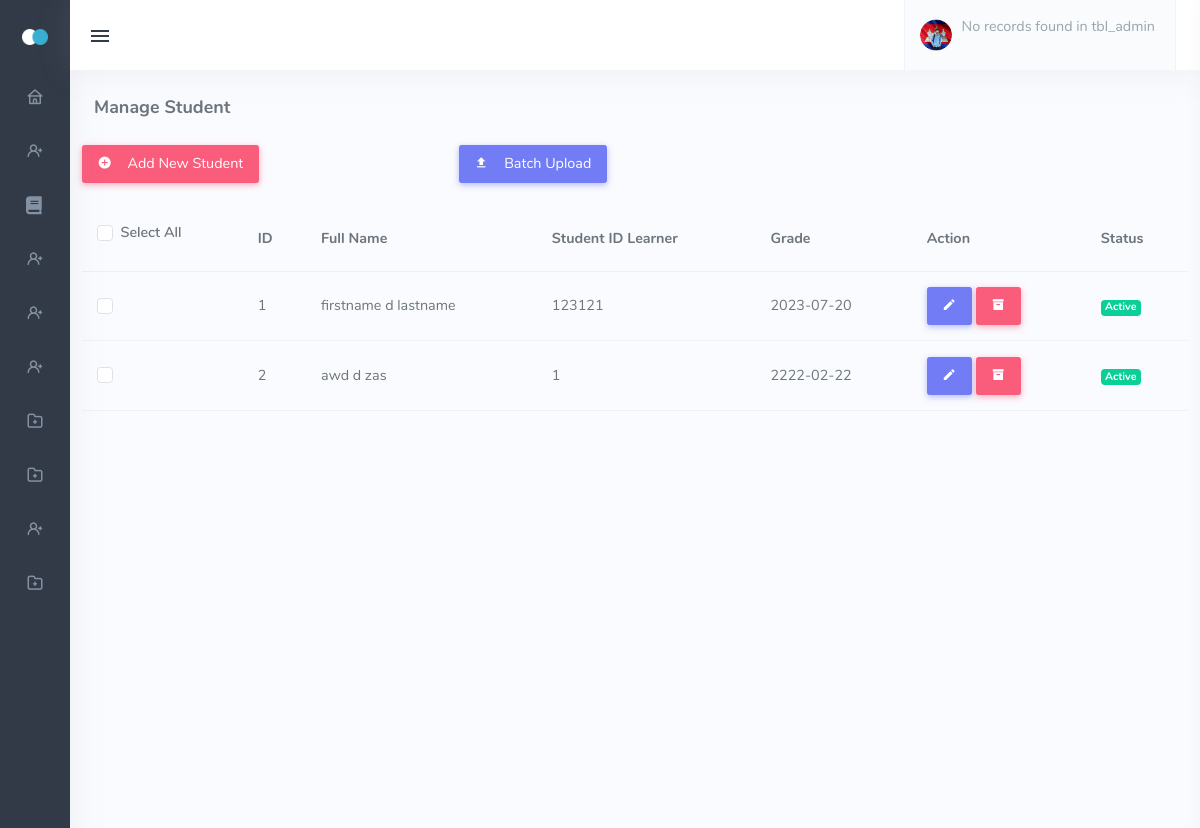
Page /admin_student.php (signed in) on the committed database.
### tables this page shows
CREATE TABLE `tbl_learner` (
  `learner_id` int(11) NOT NULL,
  `lrn` int(11) NOT NULL,
  `user_id` int(11) NOT NULL,
  `guardian_info_id` int(11) NOT NULL,
  `guardian_contact_id` int(11) NOT NULL,
  `address_id` int(11) NOT NULL,
  `level_id` int(11) NOT NULL,
  `status_id` int(11) NOT NULL,
  `account_id` int(11) NOT NULL,
  `usercredentials_id` int(11) NOT NULL
);

CREATE TABLE `tbl_userinfo` (
  `user_id` int(11) NOT NULL,
  `firstname` varchar(244) NOT NULL,
  `middlename` varchar(244) NOT NULL,
  `lastname` varchar(244) NOT NULL,
  `birthday` date NOT NULL,
  `gender` varchar(244) NOT NULL
);

CREATE TABLE `tbl_learner_id` (
  `learner_id` int(11) NOT NULL,
  `lrn` int(11) NOT NULL
);

### admin_student.php (the view, shortened to what this page needs)
<!DOCTYPE html>
<html lang="en" class="menuitem-active"><head>
    <link href="assets/css/icons.min.css" rel="stylesheet" type="text/css">
    <link href="assets/css/app.min.css" rel="stylesheet" type="text/css" id="light-style">
    <link href="assets/css/app-dark.min.css" rel="stylesheet" type="text/css" id="dark-style" disabled="disabled">
    <link rel="stylesheet" href="https://cdnjs.cloudflare.com/ajax/libs/font-awesome/5.15.3/css/all.min.css">
    <link href="assets/css/vendor/quill.core.css" rel="stylesheet" type="text/css" />
    <link href="assets/css/vendor/quill.snow.css" rel="stylesheet" type="text/css" />
</head>
<body class="show" data-layout-config="{&quot;leftSideBarTheme&quot;:&quot;dark&quot;,&quot;layoutBoxed&quot;:false, &quot;leftSidebarCondensed&quot;:false, &quot;leftSidebarScrollable&quot;:false,&quot;darkMode&quot;:false, &quot;showRightSidebarOnStart&quot;: true}" data-leftbar-theme="dark" data-leftbar-compact-mode="condensed" style="visibility: visible;">
    <div class="wrapper">
        <div class="leftside-menu menuitem-active">
            <a href="index.html" class="logo text-center logo-light">
                <span class="logo-sm">
                    <img src="assets/images/logo_sm.png" alt="" height="16">
                </span>
            </a>
            <div class="h-100 show" id="leftside-menu-container" data-simplebar="init"><div class="simplebar-wrapper" style="margin: 0px;"><div class="simplebar-height-auto-observer-wrapper"><div class="simplebar-height-auto-observer"></div></div><div class="simplebar-mask"><div class="simplebar-offset" style="right: 0px; bottom: 0px;"><div class="simplebar-content-wrapper" style="height: 100%; overflow: hidden;"><div class="simplebar-content" style="padding: 0px;">
                <ul class="side-nav">
<li class="side-nav-item">
    <a href="admin_dashboard.php" class="side-nav-link">
        <i class="uil-home"></i>
    </a>
</li>
<li class="side-nav-item">
    <a data-bs-toggle="collapse" href="#sidebarDashboards" aria-expanded="false"
        aria-controls="sidebarDashboards" class="side-nav-link collapsed">
        <i class="uil-user-plus"></i>
    </a>
</li>
<li class="side-nav-item">
    <a href="admin_manage_lesson.php" class="side-nav-link">
        <i class="fa fa-book"></i>
    </a>
</li>
<li class="side-nav-item">
    <a data-bs-toggle="collapse" href="#sidebarDashboardsLessons"
        aria-expanded="false" aria-controls="sidebarDashboards"
        class="side-nav-link collapsed">
        <i class="uil-user-plus"></i>
    </a>
</li>
<li class="side-nav-item">
    <a data-bs-toggle="collapse" href="#sidebarquiz"
        aria-expanded="false" aria-controls="sidebarquiz"
        class="side-nav-link collapsed">
        <i class="uil-user-plus"></i>
    </a>
</li>
<li class="side-nav-item">
    <a href="admin_assign_lesson_to_teacher.php " class="side-nav-link">
        <i class="uil-user-plus"></i>
    </a>
</li>
<li class="side-nav-item">
    <a data-bs-toggle="collapse" href="#sidebarclass" aria-expanded="false"
        aria-controls="sidebarclass" class="side-nav-link">
        <i class="uil-folder-plus"></i>
    </a>
</li>
<li class="side-nav-item">
    <a data-bs-toggle="collapse" href="#sidebarArea" aria-expanded="false"
        aria-controls="sidebarArea" class="side-nav-link">
        <i class="uil-folder-plus"></i>
    </a>
</li>
<li class="side-nav-item">
    <a href="#" class="side-nav-link">
        <i class="uil-user-plus"></i>
    </a>
</li>
<li class="side-nav-item">
    <a data-bs-toggle="collapse" href="#sidebarEmail" aria-expanded="false"
        aria-controls="sidebarEmail" class="side-nav-link">
        <i class="uil-folder-plus"></i>
    </a>
</li>
</ul>
            </div></div></div></div><div class="simplebar-placeholder" style="width: 70px; height: 1150px;"></div></div></div>
        </div>
        <div class="content-page">
            <div class="content">
                    <div class="navbar-custom">
                    <ul class="list-unstyled topbar-menu float-end mb-0">
                        <li class="dropdown notification-list">
                            <a class="nav-link dropdown-toggle nav-user arrow-none me-0" data-bs-toggle="dropdown"
                                href="#" role="button" aria-haspopup="false" aria-expanded="false">
                                <span class="account-user-avatar">
                                    <img src="assets/images/users/avatar-1.jpg" alt="user-image" class="rounded-circle">
                                </span>
                                <span>
                                    <?php
                                    include 'dbcon.php';
                                    if (isset($_SESSION['user_id'])) {
                                        $user_id = $_SESSION['user_id'];
                                        $sql = "SELECT tbl_userinfo.user_id, tbl_userinfo.firstname, tbl_userinfo.middlename, tbl_userinfo.lastname, tbl_user_level.level
                                                    FROM tbl_admin
                                                    JOIN tbl_userinfo ON tbl_admin.user_id = tbl_userinfo.user_id
                                                    JOIN tbl_user_level ON tbl_admin.level_id = tbl_user_level.level_id
                                                    WHERE tbl_user_level.level = 'ADMIN' AND tbl_userinfo.user_id = '$user_id'
                                                    LIMIT 1;";
                                        $result = mysqli_query($conn, $sql);
                                        if ($result && mysqli_num_rows($result) > 0) {
                                            $row = mysqli_fetch_assoc($result);
                                            ?>
                                            <span class="account-user-name"><?php echo $row['firstname'] . ' ' . $row['lastname'] . ' ' . $row['lastname']; ?></span>
                                            <span class="account-position"><?php echo $row['level']; ?></span>
                                            <?php
                                        } else {
                                            echo "No records found in tbl_admin";
                                        }
                                    } else {
                                        echo "No user ID provided";
                                    }
                                    ?>
                                </span>
                            </a>
                        </li>
                    </ul>
                    <button class="button-menu-mobile open-left">
                        <i class="mdi mdi-menu"></i>
                    </button>
                </div>
                 <div class="container-fluid">
                    <div class="row">
                        <div class="col-12">
                            <div class="page-title-box">
                                <h4 class="page-title">Manage Student</h4>
                            </div>
                        </div>
                    </div>
                </div>
            </div>
            <table id="basic-datatable" class="table table-centered mb-0">
  <div class="row mb-2">
    <div class="col-sm-4">
        <a href="admin_add_Student_acc.php" class="btn btn-danger mb-2"><i class="mdi mdi-plus-circle me-2"></i> Add New Student</a>
    </div>
    <div class="col-sm-4">
        <a href="#" class="btn btn-primary mb-2" data-bs-toggle="modal" data-bs-target="#batchUploadModal"><i class="mdi mdi-upload me-2"></i> Batch Upload</a>
    </div>
</div>
                <thead>
                    <tr>
                        <th class="">
                            <div class="form-check form-checkbox-success mb-2">
                                <input type="checkbox" class="form-check-input" id="customCheckAll">
                                <label class="form-check-label" for="customCheckAll">Select All</label>
                            </div>
                        </th>
                        <th>ID</th>
                        <th>Full Name</th>
                        <th>Student ID Learner</th>
                        <th>Grade</th>
                        <th>Action</th>
                        <th>Status</th>
                    </tr>
                </thead>
                <tbody>
                <?php
                include "dbcon.php";
                $sql = "SELECT tbl_userinfo.user_id, tbl_learner.learner_id, tbl_learner.level_id, tbl_user_level.level, tbl_userinfo.firstname,
                            tbl_userinfo.middlename, tbl_userinfo.lastname, tbl_userinfo.birthday, tbl_user_status.status,
                            tbl_learner_id.lrn
                        FROM tbl_learner
                        JOIN tbl_user_level ON tbl_learner.level_id = tbl_user_level.level_id
                        JOIN tbl_userinfo ON tbl_learner.user_id = tbl_userinfo.user_id
                        JOIN tbl_learner_id ON tbl_learner.learner_id = tbl_learner_id.learner_id
                        JOIN tbl_user_status ON tbl_learner.status_id = tbl_user_status.status_id
                        WHERE tbl_user_level.level = 'LEARNER' AND tbl_user_status.status = 1";
                $result = mysqli_query($conn, $sql);
                if ($result && mysqli_num_rows($result) > 0) {
                    while ($row = mysqli_fetch_assoc($result)) {
                        ?>
                        <tr>
                            <td>
                                <div class="form-check form-checkbox-success">
                                    <input type="checkbox" class="form-check-input customCheckbox" id="customCheckcolor2">
                                </div>
                            </td>
                            <td><?php echo $row['learner_id']; ?></td>
                            <td><?php echo $row['firstname'] . ' ' . $row['middlename'] . ' ' . $row['lastname']; ?></td>
                            <td><?php echo $row['lrn']; ?></td>
                            <td><?php echo $row['birthday']; ?></td>
                            <td>
                            <a href="admin_edit_student_acc.php?user_id=<?php echo $row['user_id'] ?>">
                                <button type="button" class="btn btn-primary"><i class="mdi mdi-pencil"></i> </button>
                            </a>
                            <a href="admin_student_deactivate.php?learner_id=<?php echo $row['learner_id'] ?>" class="decline">
                                <button type="button" class="btn btn-danger"><i class="mdi mdi-archive"></i> </button>
                            </a>
                            </td>
                            <td>
                                <?php
                                if ($row['status'] == 1) {
                                    echo '<span class="badge bg-success">Active</span>';
                                } else {
                                    echo '<span class="badge bg-success">Inactive</span>';
                                }
                                ?>
                            </td>
                        </tr>
                        <?php
                    }
                } else {
                    echo "<tr><td colspan='6'>No records found</td></tr>";
                }
                ?>
                </tbody>
            </table>
</body></html>

### rows in the picture
tbl_learner: learner_id "1", user.firstname "firstname", user.middlename "d", user.lastname "lastname", tbl_learner_id.lrn "123121", user.birthday "2023-07-20"
tbl_learner: learner_id "2", user.firstname "awd", user.middlename "d", user.lastname "zas", tbl_learner_id.lrn "1", user.birthday "2222-02-22"
